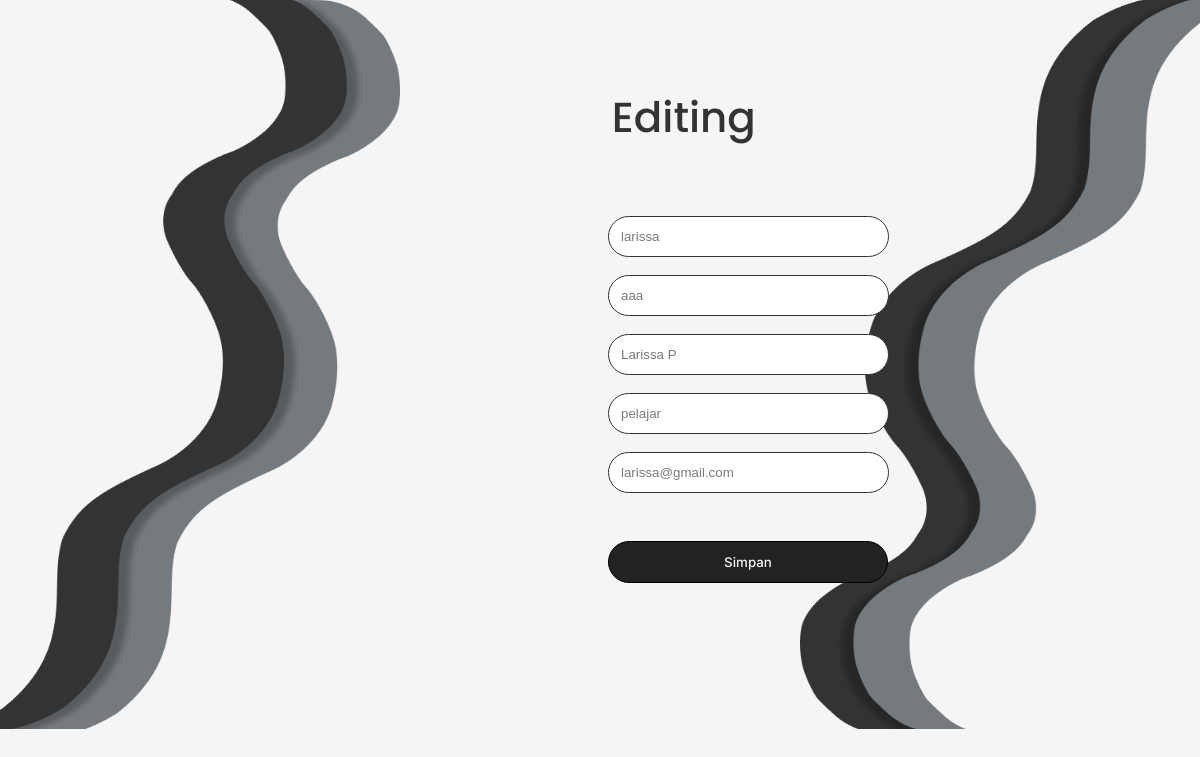
Page /admin/edituser.php?id=7 on the committed database.
### tables this page shows
CREATE TABLE `user` (
  `id_user` int(11) NOT NULL,
  `username` varchar(11) NOT NULL,
  `password` varchar(10) NOT NULL,
  `nama` varchar(30) DEFAULT NULL,
  `level` varchar(11) NOT NULL,
  `email` varchar(25) NOT NULL
);

### admin/edituser.php (the view, shortened to what this page needs)
<?php
include '../koneksi.php';
$id = $_GET['id'];
$result = mysqli_query($mysqli, "SELECT * FROM user WHERE id_user=$id");
while ($user_data = mysqli_fetch_array($result)) {
    $username = $user_data['username'];
    $password = $user_data['password'];
    $nama = $user_data['nama'];
    $level = $user_data['level'];
    $email = $user_data['email'];
}
?>
<!DOCTYPE html>
<html lang="en">
<head>
    <link rel="stylesheet" href="edituserstyle.css">
</head>
<body>
    <div class="container">
        <img class="editframe2" src="../elements/editframe2.png" />
        <img class="editframe1" src="../elements/editframe1.png" />
        <h1 class="edit">Editing</h1>
        <form action="editprosesuser.php" method="post">
            <div class="user">
                <label>Username</label>
                <input type="text" name="username" value="<?php echo $username; ?>">
            </div>
            <div class="pw">
                <label>Password</label>
                <input type="text" name="password" value="<?php echo $password; ?>">
            </div>
            <div class="fn">
                <label>Nama</label>
                <input type="text" name="nama" value="<?php echo $nama; ?>">
            </div>
            <div class="lvl">
                <label>Level</label>
                <input type="text" name="level" value="<?php echo $level; ?>">
            </div>
            <div class="email">
                <label>Email</label>
                <input type="text" name="email" value="<?php echo $email; ?>">
            </div>
            <div>
                <input type="submit" name="Simpan" value="Simpan">
            </div>
        </form>
</body>
</html>

### admin/edituserstyle.css (style rules this page uses)
body { background-color: #f5f5f5; }
.container { display: flex; justify-content: flex-start; align-items: flex-end; padding: 20px 0 0 0; position: relative; }
.editframe2 { position: absolute; height: 730px; top: -9px; left: -8px; width: 400px; }
.editframe1 { position: absolute; height: 730px; top: -9px; right: -8px; width: 400px; }
.edit { top: 50px; left: 51%; text-align: center; position: absolute; font-family: "Poppins"; font-weight: 500; font-size: 42px; color: #333; }
input[type="text"], input[type="password"], input[type="email"] { position: relative; display: flex; flex-direction: column; padding: 12px; border: 1px solid #333; border-radius: 30px; background-color: white; color: #757a7e; right: -600px; top: 170px; width: 255px; }
input[type="submit"] { color: #f5f5f5; font-family: "Inter"; font-weight: 500; position: absolute; cursor: pointer; background-color: #222; border-radius: 30px; border: 1px solid #000; width: 280px; left: 37.5rem; bottom: -260px; padding: 12px; text-align: center; }

### rows in the picture
user: username "larissa", password "aaa", nama "Larissa P", level "pelajar", email "larissa@gmail.com"
